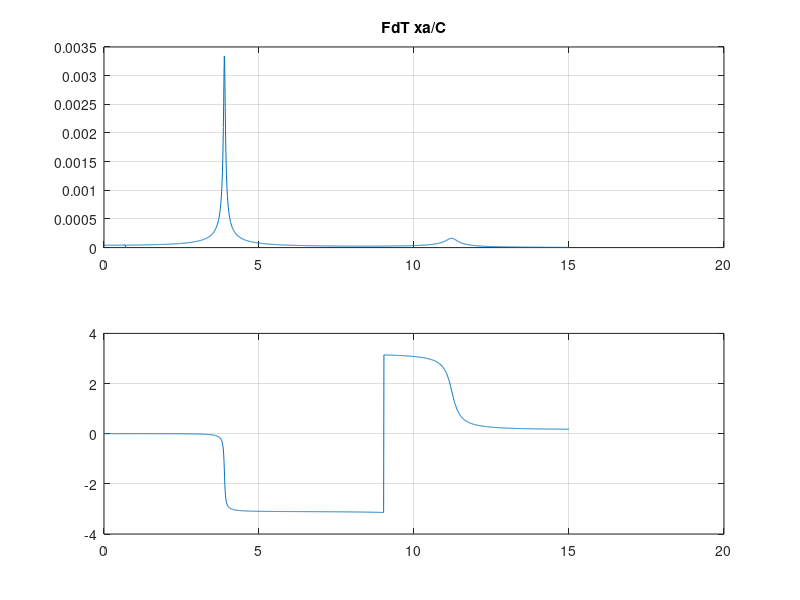
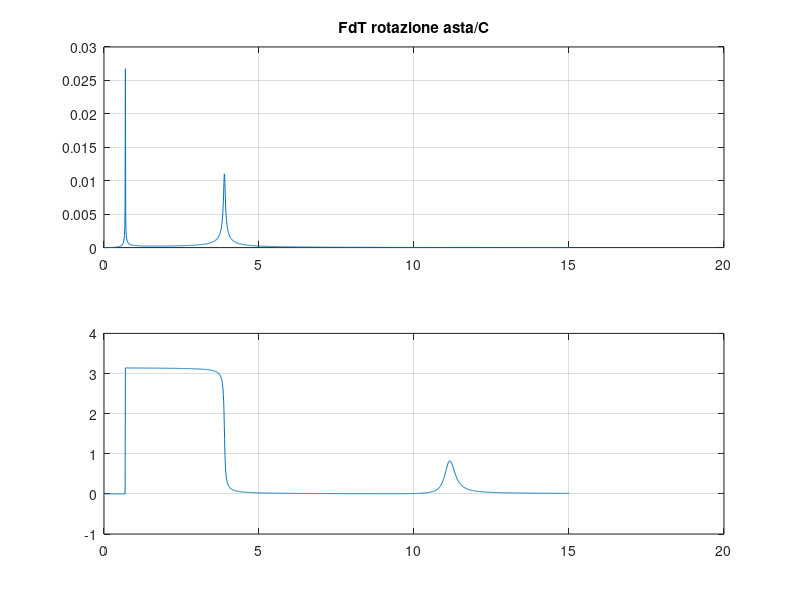
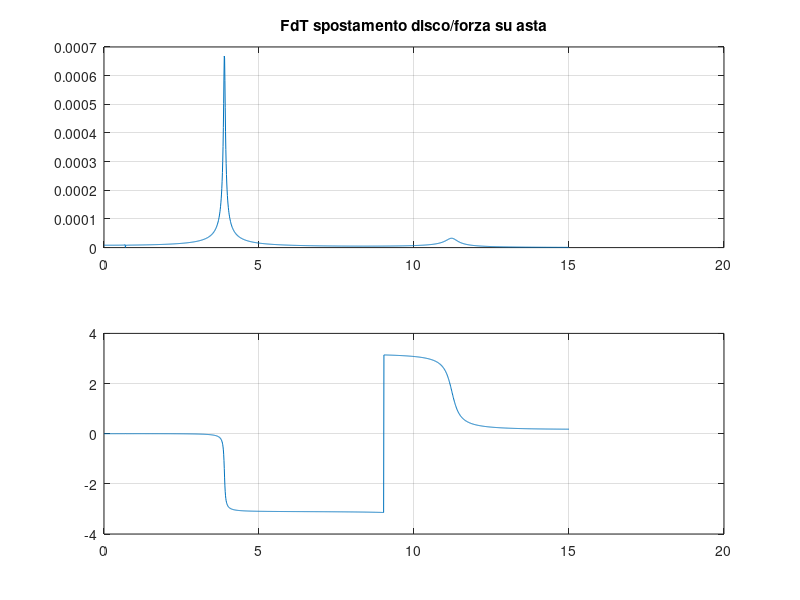
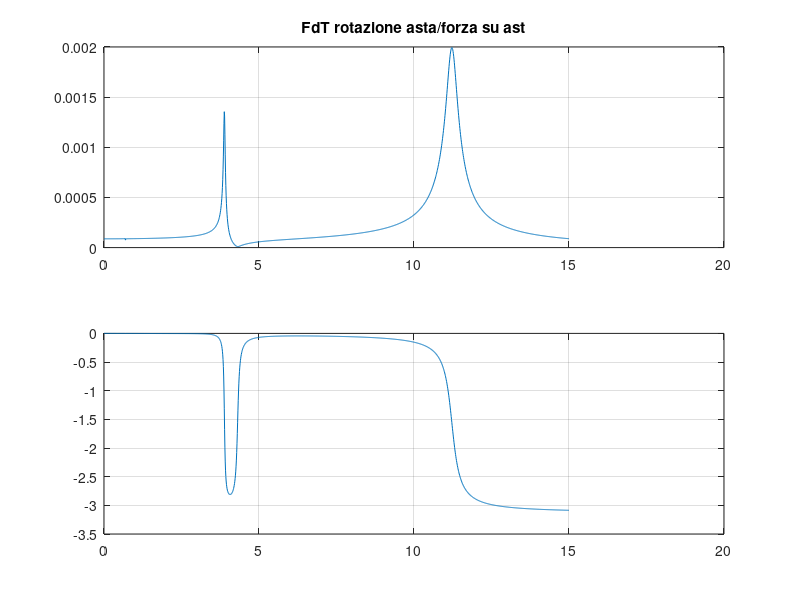

These charts were generated, in order, by the following MATLAB code:
clear all
close all

M1=15;			% [kg]	
L=0.3;			% [m]
J1=1.0;			% [kgm2]
M2=30;			% [kg]
R=0.2;			% [m]
J2=2.5;			% [kgm2]
M3=10;			% [kg]	
J3=0.2;			% [kgm2]
k1=20e3;	    % [N/m]
k2=8e3;		% [N/m]
k3=60e3;		% [N/m]
r1=10;   		% [Ns/m]
r2=10;   		% Ns/m]
r3=0.5;   		% Ns/m]
g=9.81;
j=sqrt(-1);

disp('matrice di massa in coordinate fisiche')
mtx_mf  =  diag([M1 J1 J2 M2 M3 J3])
disp(' ')

disp('matrice di rigidezza (parte elastica) in coordinate fisiche')
mtx_kf  =  diag([k1 k2 k3])
disp(' ')

disp('matrice di smorzamento in coordinate fisiche')
mtx_rf  =  diag([r1 r2 r3])
disp(' ')

disp('jacobiano matrice di massa')
mtx_Jm  =  [L 2*R 0;1 0 0;0 1 0; 0 2*R 0;0 0 L/2;0 0 1]
disp(' ')

disp('jacobiano matrice di rigidezza-smorzamento')
mtx_Jel  =  [0 2*R 0;0 -3*R L;0 0 -L/2]
disp(' ')
    
disp('matrice di massa in coordinate indipendenti')
mtx_m  =  mtx_Jm'*mtx_mf*mtx_Jm
disp(' ')

disp('matrice di rigidezza (parte gravitazionale) in coordinate indipendenti')
mtx_kg  =  [M1*g*L 0 0;0 0 0;0 0 -M3*g*L/2]
disp(' ')

disp('matrice di rigidezza in coordinate indipendenti')
mtx_k  =  mtx_Jel'*mtx_kf*mtx_Jel + mtx_kg
disp(' ')

disp('matrice di smoramento in coordinate indipendenti')
mtx_r  =  mtx_Jel'*mtx_rf*mtx_Jel
disp(' ')


%calcolo delle frequenze proprie e dei modi di vibrare

[modi,d]=eig(inv(mtx_m)*mtx_k);
fre=sqrt(diag(d))/2/pi;

%crea una matrice temporanea per ordinare frequenze e modi
%i modi sono ordinati per righe
tmp=[fre modi'];                

% ordina le frequenze e i modi in ordine crescente 
tmp_out=sortrows(tmp,1);
fre=tmp_out(:,1);                 % frequenze ordinate
ngdl=length(fre);
modi=tmp_out(:,2:ngdl+1)';       % modi ordinati per colonne

% stampa delle frequenze e modi

for i=1:ngdl
    val_max=max(abs(modi(:,i)));
    modi(:,i)=modi(:,i)/val_max;
    disp(['modo # ' num2str(i) ': ' num2str(fre(i)) ' [Hz]        ' num2str(modi(:,i)') ])
end

%........................................................PUNTO 3

ff=[0:0.01:15];
ome=2*pi*ff;
vett_F=[0;1;0];
for i=1:length(ff)
    A=-ome(i)^2*mtx_m+j*ome(i)*mtx_r+mtx_k;
    x=inv(A)*vett_F;
    xa=L*x(3);
    mod1(i)=abs(xa);           
    fas1(i)=angle(xa);          
    mod2(i)=abs(x(1));              
    fas2(i)=angle(x(1));            
end

figure
subplot(211)
plot(ff,mod1)
title('FdT xa/C')
grid
subplot(212)
plot(ff,fas1)
grid

figure
subplot(211)
plot(ff,mod2)
title('FdT rotazione asta/C')
grid
subplot(212)
plot(ff,fas2)
grid

%..........................................................PUNTO 4

vett_F=[0;0;L/2];
for i=1:length(ff)
    A=-ome(i)^2*mtx_m+j*ome(i)*mtx_r+mtx_k;
    x=inv(A)*vett_F;
    xc=2*R*x(2);
    mod1(i)=abs(xc);              
    fas1(i)=angle(xc);            
    mod2(i)=abs(x(3));
    fas2(i)=angle(x(3));
end

figure
subplot(211)
plot(ff,mod1)
title('FdT spostamento disco/forza su asta')
grid
subplot(212)
plot(ff,fas1)
grid

figure
subplot(211)
plot(ff,mod2)
title('FdT rotazione asta/forza su ast')
grid
subplot(212)
plot(ff,fas2)
grid

%........................................................PUNTO 5+6

y0=1;
vett_F=[0;2*R;0];
for i=1:length(ff)
    A=-ome(i)^2*mtx_m+j*ome(i)*mtx_r+mtx_k;
    Fy=(k1+j*ome(i)*r1)*y0;
    Q=vett_F*Fy;
    x=inv(A)*Q;
    mod1(i)=abs(x(2));
    fas1(i)=angle(x(2));
    mod2(i)=abs(x(1));
    fas2(i)=angle(x(1));
    xc=2*R*x(2);
    Re=(y0-xc)*(k1+j*ome(i)*r1);
    mod3(i)=abs(Re);
    fas3(i)=angle(Re);
end

figure
subplot(211)
plot(ff,mod1)
title('FdT rotazione dischi/spostamento impressso')
grid
subplot(212)
plot(ff,fas1)
grid

figure
subplot(211)
plot(ff,mod2)
title('FdT rotazione asta/spostamento impressso')
grid
subplot(212)
plot(ff,fas2)
grid

figure
subplot(211)
plot(ff,mod3)
title('FdT forza impressa/spostamento impressso')
grid
subplot(212)
plot(ff,fas3)
grid
